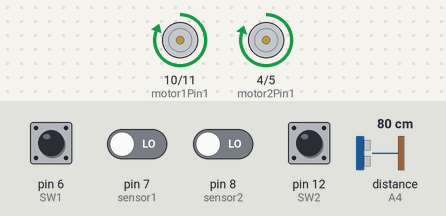
The sketch below on a simulated Arduino Uno, built with avr-gcc and run on an emulated ATmega328P. Shown: motor-driver pin pairs drawn as motors (green arrow = first pin HIGH = forward, orange = second pin HIGH = backward, longer = more drive, scaled by the enable pin). Wiring (inferred from the names in the program): ultrasonic range finder: trigger A5; echo A4. The test bench sets the inputs (shaded band); at power-on: pin 12 (SW2) HIGH, pin 6 (SW1), pin 7 (sensor1), pin 8 (sensor2) LOW, distance to the obstacle (sensor on A4) 80 cm. The echo pulse lasts 58.3 µs per cm.

Above: at 1.2 s.
1.3 s: distance to the obstacle (sensor on A4) set to 34 cm
2.8 s: distance to the obstacle (sensor on A4) set to 29 cm
At 3.2 s:
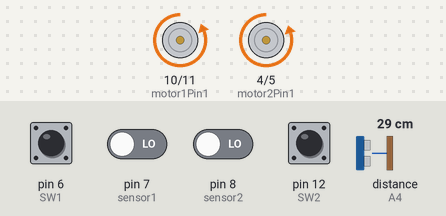
5.8 s: pin 6 (SW1) pulled HIGH for 3.2 s
At 7.1 s:
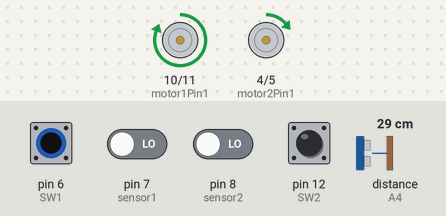
11.5 s: distance to the obstacle (sensor on A4) set to 35 cm
At 11.9 s:
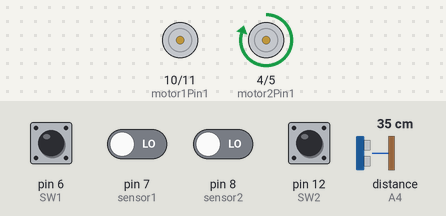
13.0 s: distance to the obstacle (sensor on A4) set to 2 cm
At 13.4 s:
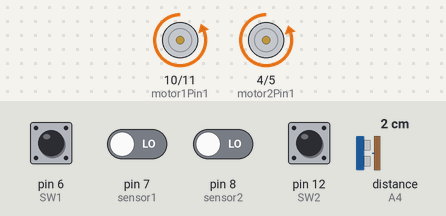
16.0 s: pin 6 (SW1) driven HIGH and pin 7 (sensor1) driven HIGH
Timing chart, 0 to 18.5 s (numbered marks = the images above; inputs shaded):
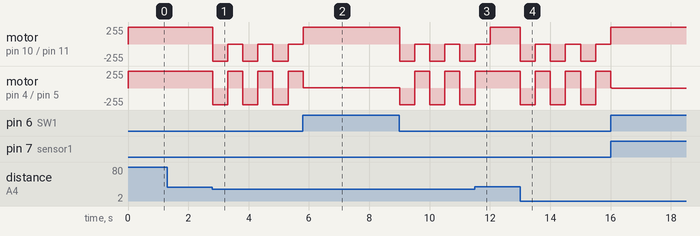

Measured:
- the behaviour switches between 32 and 31 cm on distance to the obstacle (sensor on A4) (found by bisection; images 0 and 1)
- after the input at 1.3 s, every drawn part: stays the same
- after the input at 2.8 s, motor on pin 10 (motor1Pin1) / pin 11 (motor1Pin2): alternates backward 255/255 for 0.50 s and stopped for 0.50 s, starting at once; motor on pin 4 (motor2Pin1) / pin 5 (motor2Pin2): alternates forward 251/255 for 0.50 s and backward 251/255 for 0.50 s, starting at once
- after the input at 11.5 s, motor on pin 4 (motor2Pin1) / pin 5 (motor2Pin2): goes on until 11.5 s, then stays forward 251/255
- after the input at 13.0 s, motor on pin 10 (motor1Pin1) / pin 11 (motor1Pin2): alternates backward 255/255 for 0.50 s and stopped for 0.50 s, starting at once; motor on pin 4 (motor2Pin1) / pin 5 (motor2Pin2): alternates forward 251/255 for 0.50 s and backward 251/255 for 0.50 s, starting at once

The sketch:

control_reboot_from_3_modes1.ino
```cpp
const int motor1speed = 9;
const int motor1Pin1 = 10;
const int motor1Pin2 = 11;
const int motor2speed = 3;
const int motor2Pin1 = 4;
const int motor2Pin2 = 5;
const int sensor1 = 7 ;
const int sensor2 = 8;
const int SW1 = 6;
const int SW2 = 12;
const int trig = A5;
const int echo = A4;
char reading;
int sp = 1 ;
long int t ;
long int d ;

void setup() {
  pinMode(motor1Pin1, OUTPUT);
  pinMode(motor1speed, OUTPUT);
  pinMode(motor1Pin2, OUTPUT);
  pinMode(motor2speed, OUTPUT);
  pinMode(motor2Pin1, OUTPUT);
  pinMode(motor2Pin2, OUTPUT);
  pinMode(sensor1, INPUT);
  pinMode(sensor2, INPUT);
  pinMode(SW1, INPUT);
  pinMode(SW2, INPUT);
  pinMode(echo, INPUT);
  pinMode(trig, OUTPUT);
  Serial.begin(9600);
}
void loop() {
  while (digitalRead(SW1)==HIGH){
      analogWrite(motor1speed,sp);
      digitalWrite(motor1Pin1, HIGH);
      digitalWrite(motor1Pin2, LOW);
      analogWrite(motor2speed,sp);
      digitalWrite(motor2Pin1, HIGH);
      digitalWrite(motor2Pin2, LOW);

   if(digitalRead(sensor1)==1){
      analogWrite(motor1speed,sp);
      digitalWrite(motor1Pin1, HIGH);
      digitalWrite(motor1Pin2, LOW);
      analogWrite(motor2speed,0);}

    if (digitalRead(sensor2)==1){
      analogWrite(motor1speed,0);
      analogWrite(motor2speed,sp);
      digitalWrite(motor2Pin1, HIGH);
      digitalWrite(motor2Pin2, LOW);}
      }
  if (digitalRead(SW2)==LOW){
  if (Serial.available() > 0) {reading = Serial.read();}

  switch(reading) {
    case 'F':
      analogWrite(motor1speed,SP);
      digitalWrite(motor1Pin1, HIGH);
      digitalWrite(motor1Pin2, LOW);
      analogWrite(motor2speed,SP);
      digitalWrite(motor2Pin1, HIGH);
      digitalWrite(motor2Pin2, LOW);
      break;
    case 'B':
      analogWrite(motor1speed,SP);
      digitalWrite(motor1Pin1, LOW);
      digitalWrite(motor1Pin2, HIGH);
      analogWrite(motor2speed,SP);
      digitalWrite(motor2Pin1, LOW);
      digitalWrite(motor2Pin2, HIGH);
      break;
    case 'L':
      analogWrite(motor1speed,SP);
      digitalWrite(motor1Pin1, HIGH);
      digitalWrite(motor1Pin2, LOW);
      analogWrite(motor2speed,0);
      digitalWrite(motor2Pin1, HIGH);
      digitalWrite(motor2Pin2, LOW);
      break;
    case 'R':
      analogWrite(motor1speed,0);
      digitalWrite(motor1Pin1, HIGH);
      digitalWrite(motor1Pin2, LOW);
      analogWrite(motor2speed,SP);
      digitalWrite(motor2Pin1, HIGH);
      digitalWrite(motor2Pin2, LOW);
      break;
    case 'S':
      analogWrite(motor1speed,0);
      analogWrite(motor2speed,0);
      break;
  }}
  else {
      analogWrite(motor1speed,SP);
      digitalWrite(motor1Pin1, HIGH);
      digitalWrite(motor1Pin2, LOW);
      analogWrite(motor2speed,SP);
      digitalWrite(motor2Pin1, HIGH);
      digitalWrite(motor2Pin2, LOW);

      digitalWrite(trig,LOW);
      delayMicroseconds(2);
      digitalWrite(trig, HIGH);
      delayMicroseconds(10);
      digitalWrite(trig, LOW);
      t = pulseIn (echo,HIGH);
      d = 0.0343*t/2;
    if (d<=30){
      analogWrite(motor1speed,SP);
      digitalWrite(motor1Pin1, LOW);
      digitalWrite(motor1Pin2, HIGH);
      analogWrite(motor2speed,SP);
      digitalWrite(motor2Pin1, LOW);
      digitalWrite(motor2Pin2, HIGH);
      delay(500);
      analogWrite(motor1speed,0);
      analogWrite(motor2speed,SP);
      digitalWrite(motor2Pin1, HIGH);
      digitalWrite(motor2Pin2, LOW);
      delay(500);}
      }
  }
```
